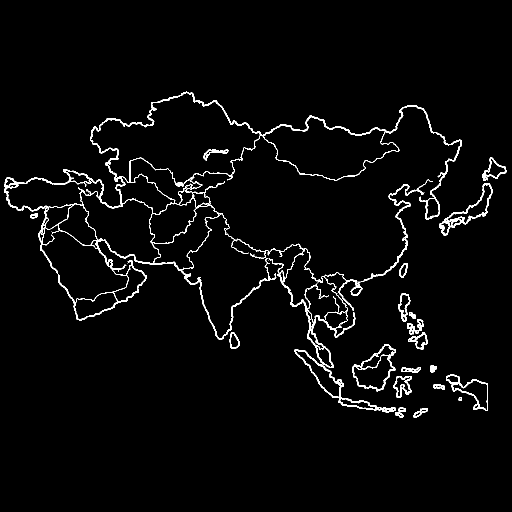
#> input picture scratch/pure_map_lines.png, 1024 x 1024 px, found by its file name (shown at 1/2 size)
$ python generate_asia_svg.py
#> lines starting #> are read from the running program, lines starting #| are printed output that depends on the picture; after the words box and inside, x2 and y2 are one past the last pixel; in counts of white or black regions, pixels touching at a corner belong together
import cv2
import numpy as np

img = cv2.imread('scratch/pure_map_lines.png', cv2.IMREAD_GRAYSCALE)
#> img: shape (1024, 1024); 2.8% white in thin lines or dots, all inside (x1, y1, x2, y2) = (8, 183, 1013, 836)
contours, hierarchy = cv2.findContours(img, cv2.RETR_CCOMP, cv2.CHAIN_APPROX_NONE)
#> contours = 152 contours, 68 with area under 20; largest, box (x1, y1, x2, y2) and area: (8, 183, 924, 736) 143108, (181, 185, 521, 369) 34284, (527, 233, 798, 361) 18759, (82, 408, 258, 606) 15205, (160, 382, 322, 528) 12849

total_pts = 0
svg_paths = []

for c in contours:
    if len(c) < 8:
        continue
    # approxPolyDP: epsilon=0.55 gives smooth vector lines with exact shape fidelity
    approx = cv2.approxPolyDP(c, 0.55, closed=True)
    if len(approx) < 4:
        continue
    total_pts += len(approx)
    pts = approx.reshape(-1, 2)
    d = f'M {pts[0][0]} {pts[0][1]}' + ''.join([f' L {p[0]} {p[1]}' for p in pts[1:]]) + ' Z'
    svg_paths.append(d)
#> this loop made 152 passes
#> total_pts on passes 1 to 3: 10, 19, 58
#> after the loop, svg_paths = 105 items; total_pts = 7097

print(f'Total paths: {len(svg_paths)}, total points: {total_pts}')
#| Total paths: 105, total points: 7097

# Save SVG
svg_content = f'''<svg xmlns="http://www.w3.org/2000/svg" viewBox="0 160 1024 700" width="100%" height="100%">
  <rect width="100%" height="100%" fill="#102A43" />
  <g fill="none" stroke="rgba(255, 255, 255, 0.35)" stroke-width="0.8" stroke-linecap="round" stroke-linejoin="round">
'''
for p in svg_paths:
    svg_content += f'    <path d="{p}" />\n'
#> this loop made 105 passes
svg_content += '''  </g>
</svg>'''

with open('scratch/asia_map_clean.svg', 'w') as f:
    f.write(svg_content)

# Render to PNG for visual inspection
render = np.full((700, 1024, 3), (67, 42, 16), dtype=np.uint8) # BGR for #102A43
for c in contours:
    if len(c) < 8:
        continue
    approx = cv2.approxPolyDP(c, 0.55, closed=True)
    if len(approx) < 4:
        continue
    shifted = approx.copy()
    shifted[:, 0, 1] -= 160 # Shift Y by 160
    cv2.polylines(render, [shifted], isClosed=True, color=(255, 255, 255), thickness=1, lineType=cv2.LINE_AA)
#> this loop made 152 passes
#> c on passes 18, 22, 23: [[817, 785], [818, 784], [819, 785], [818, 786]], [[904, 768], [905, 767], [906, 768], [905, 769]], [[905, 767], [906, 766], [907, 767], [906, 768]]
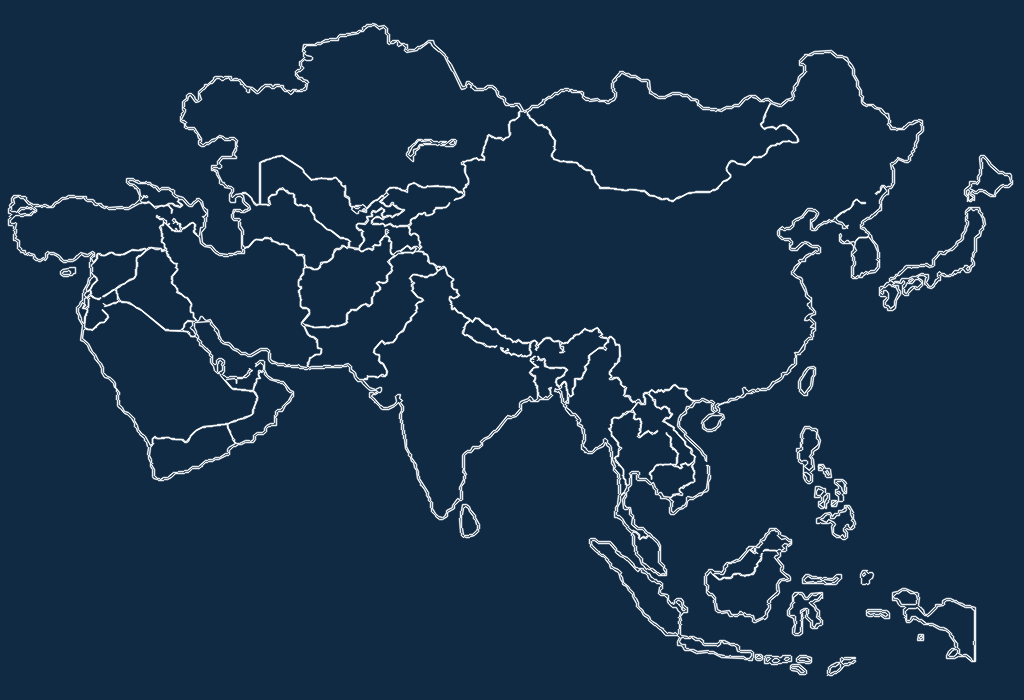
#> render: shape (700, 1024, 3); mean of channels 0, 1, 2 74.3, 50.3, 25.3; drawn as B, G, R

cv2.imwrite('scratch/asia_map_clean_render.png', render)
print('Saved scratch/asia_map_clean.svg and scratch/asia_map_clean_render.png')

$ run again, with scratch/clean_map_lines.png copied over scratch/pure_map_lines.png
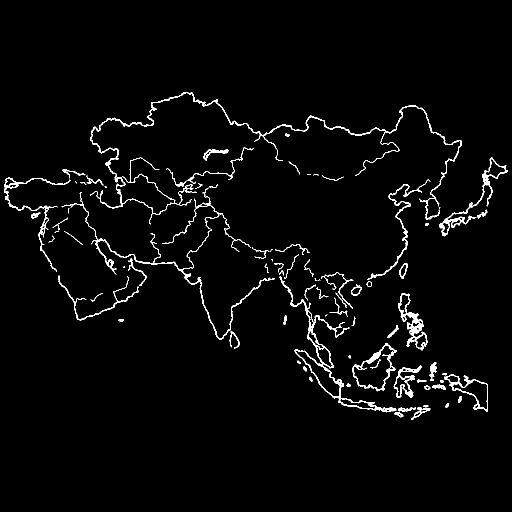
#> input picture scratch/clean_map_lines.png, 1024 x 1024 px, found by its file name (shown at 1/2 size)
#> img: shape (1024, 1024); 2.6% white in thin lines or dots, all inside (x1, y1, x2, y2) = (8, 184, 1016, 840)
#> contours = 139 contours, 41 with area under 20; largest, box (x1, y1, x2, y2) and area: (558, 552, 793, 825) 6038, (704, 687, 794, 783) 4505, (706, 690, 790, 780) 3590, (180, 184, 924, 449) 3066, (888, 748, 976, 824) 2639
#> the loop `for c in contours:` made 139 passes
#> total_pts on passes 1, 3, 4, 5, 6, 7, 8, 9: 14, 50, 60, 70, 96, 102, 109, 117
#> after the loop `for c in contours:`: svg_paths = 136 items; total_pts = 6411
#| Total paths: 136, total points: 6411
#> the loop `for p in svg_paths:` made 136 passes
#> the loop `for c in contours:` made 139 passes
#> after the loop `for c in contours:`:
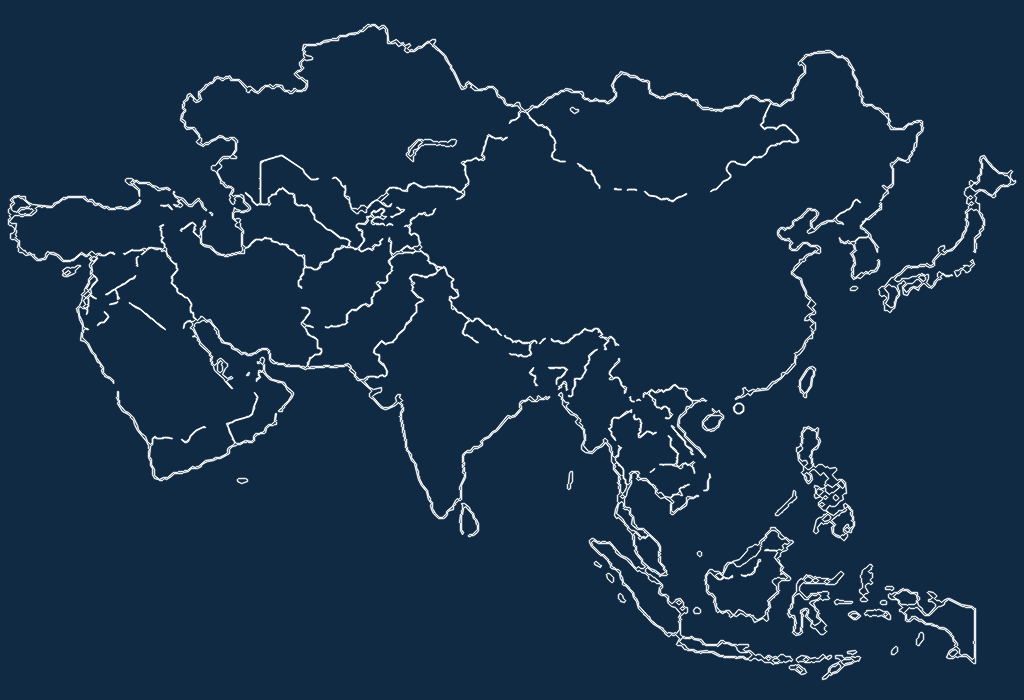
#> render: shape (700, 1024, 3); mean of channels 0, 1, 2 73.7, 49.6, 24.5; drawn as B, G, R
